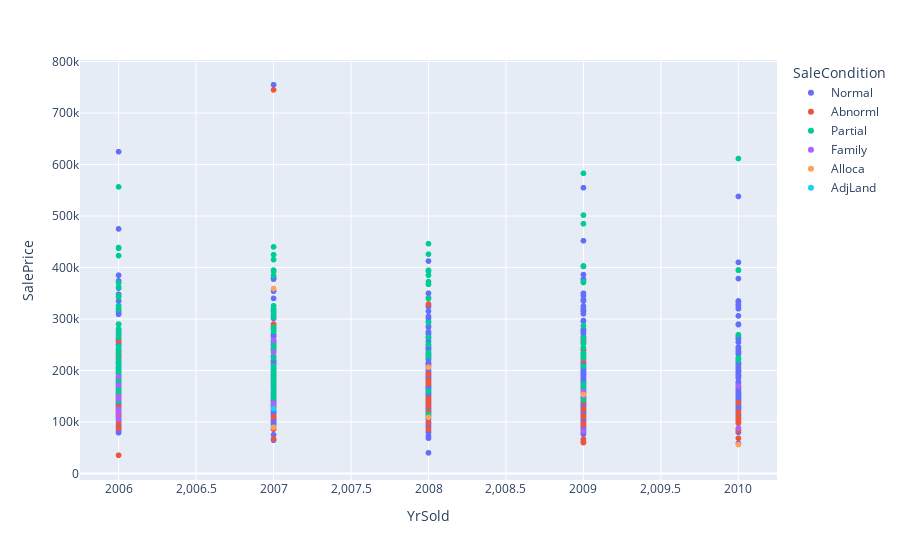

The code cell stored with this chart in its notebook:
### Markdown cell above
From the above we can see that people are interested in buying the house based on normal condition.

### Code cell
fig = px.scatter(new_df, x='YrSold', y='SalePrice', color="SaleCondition")
fig.update_traces(textposition="bottom right")
fig.show()

### Figure 1 — Plotly figure (JSON) as saved in the notebook; plotly's stock layout.template omitted (floating-point values rounded to 4 significant figures; data arrays with more than 128 entries replaced by an {"elided": "..."} marker saying what was removed)
{"data": [{"hovertemplate": "SaleCondition=Normal<br>YrSold=%{x}<br>SalePrice=%{y}<extra></extra>", "legendgroup": "Normal", "marker": {"color": "#636efa", "symbol": "circle"}, "mode": "markers", "name": "Normal", "showlegend": true, "textposition": "bottom right", "type": "scattergl", "x": {"elided": "880 int values"}, "xaxis": "x", "y": {"elided": "880 int values"}, "yaxis": "y"}, {"hovertemplate": "SaleCondition=Abnorml<br>YrSold=%{x}<br>SalePrice=%{y}<extra></extra>", "legendgroup": "Abnorml", "marker": {"color": "#EF553B", "symbol": "circle"}, "mode": "markers", "name": "Abnorml", "showlegend": true, "textposition": "bottom right", "type": "scattergl", "x": [2006, 2008, 2009, 2010, 2006, 2009, 2009, 2006, 2010, 2006, 2006, 2006, 2009, 2009, 2007, 2009, 2006, 2006, 2009, 2007, 2006, 2009, 2008, 2008, 2008, 2008, 2006, 2008, 2006, 2008, 2006, 2010, 2006, 2010, 2009, 2006, 2010, 2009, 2007, 2010, 2008, 2006, 2009, 2008, 2006, 2006, 2006, 2006, 2007, 2006, 2007, 2008, 2008, 2009, 2008, 2008, 2006, 2007, 2009, 2006, 2006, 2006, 2007, 2008, 2010, 2006, 2008, 2009, 2010, 2008], "xaxis": "x", "y": [140000, 129900, 139000, 109000, 160000, 239686, 172500, 98600, 83000, 150000, 125000, 235000, 97000, 112000, 290000, 220000, 149900, 130000, 125000, 67000, 258000, 60000, 85400, 98000, 175000, 140000, 120000, 118500, 164500, 146000, 220000, 137500, 124000, 97500, 159434, 108480, 102776, 110000, 132000, 107000, 110000, 170000, 66500, 328900, 106500, 88000, 35311, 119900, 110000, 121600, 86000, 180000, 145000, 157000, 119000, 139000, 230000, 745000, 95000, 116050, 115000, 142500, 178000, 181000, 68400, 144152, 193000, 257000, 119000, 174000], "yaxis": "y"}, {"hovertemplate": "SaleCondition=Partial<br>YrSold=%{x}<br>SalePrice=%{y}<extra></extra>", "legendgroup": "Partial", "marker": {"color": "#00cc96", "symbol": "circle"}, "mode": "markers", "name": "Partial", "showlegend": true, "textposition": "bottom right", "type": "scattergl", "x": [2006, 2007, 2006, 2006, 2006, 2009, 2008, 2007, 2007, 2006, 2008, 2010, 2006, 2010, 2007, 2009, 2007, 2009, 2006, 2006, 2007, 2007, 2006, 2007, 2006, 2009, 2007, 2006, 2006, 2006, 2007, 2010, 2006, 2008, 2006, 2007, 2008, 2007, 2007, 2007, 2009, 2007, 2006, 2009, 2006, 2009, 2007, 2008, 2006, 2009, 2009, 2006, 2009, 2006, 2007, 2007, 2006, 2009, 2006, 2009, 2007, 2007, 2006, 2007, 2008, 2007, 2006, 2007, 2009, 2009, 2008, 2010, 2006, 2008, 2008, 2007, 2007, 2010, 2006, 2009, 2006, 2006, 2007, 2010, 2006, 2006, 2006, 2008, 2006, 2007, 2007, 2006, 2007, 2006, 2007, 2008, 2009, 2008, 2006, 2006, 2009, 2008, 2007, 2006, 2006, 2006, 2008, 2006, 2007, 2007, 2007, 2007, 2007, 2007, 2007, 2006, 2006, 2008, 2009], "xaxis": "x", "y": [345000, 279500, 325300, 438780, 158000, 164500, 115000, 383970, 155000, 163990, 372402, 269500, 320000, 220000, 325624, 501837, 311872, 252678, 167240, 204900, 318000, 276000, 266000, 415298, 185000, 244600, 164700, 233230, 342643, 437154, 318061, 394432, 187750, 426000, 164990, 280000, 339750, 181134, 195400, 172500, 263435, 440000, 172785, 208300, 202665, 402861, 184750, 446261, 179665, 224500, 253293, 369900, 143000, 319000, 194201, 314813, 264561, 370878, 423000, 372500, 227875, 392000, 361919, 179540, 264132, 395000, 221500, 225000, 485000, 582933, 227680, 224000, 232600, 385000, 250580, 248900, 303477, 611657, 240000, 173733, 169990, 239799, 178900, 395192, 197000, 173900, 194000, 293077, 556581, 176485, 200141, 274725, 318000, 212900, 424870, 235128, 233170, 392500, 219210, 290000, 229456, 367294, 248328, 186500, 281000, 140000, 160000, 202500, 203000, 208900, 147000, 155835, 283463, 156932, 239000, 246578, 193879, 394617, 287090], "yaxis": "y"}, {"hovertemplate": "SaleCondition=Family<br>YrSold=%{x}<br>SalePrice=%{y}<extra></extra>", "legendgroup": "Family", "marker": {"color": "#ab63fa", "symbol": "circle"}, "mode": "markers", "name": "Family", "showlegend": true, "textposition": "bottom right", "type": "scattergl", "x": [2006, 2006, 2006, 2007, 2009, 2006, 2007, 2009, 2010, 2006, 2009, 2006, 2007, 2007, 2006, 2010, 2007, 2006], "xaxis": "x", "y": [171000, 125000, 107000, 235000, 158500, 188000, 135000, 82500, 88000, 118000, 152000, 145000, 135000, 259000, 149000, 170000, 136000, 105000], "yaxis": "y"}, {"hovertemplate": "SaleCondition=Alloca<br>YrSold=%{x}<br>SalePrice=%{y}<extra></extra>", "legendgroup": "Alloca", "marker": {"color": "#FFA15A", "symbol": "circle"}, "mode": "markers", "name": "Alloca", "showlegend": true, "textposition": "bottom right", "type": "scattergl", "x": [2009, 2008, 2007, 2007, 2010, 2008], "xaxis": "x", "y": [153337, 206300, 89471, 359100, 55993, 108959], "yaxis": "y"}, {"hovertemplate": "SaleCondition=AdjLand<br>YrSold=%{x}<br>SalePrice=%{y}<extra></extra>", "legendgroup": "AdjLand", "marker": {"color": "#19d3f3", "symbol": "circle"}, "mode": "markers", "name": "AdjLand", "showlegend": true, "textposition": "bottom right", "type": "scattergl", "x": [2007], "xaxis": "x", "y": [126000], "yaxis": "y"}], "layout": {"legend": {"title": {"text": "SaleCondition"}, "tracegroupgap": 0}, "margin": {"t": 60}, "xaxis": {"anchor": "y", "domain": [0, 1], "title": {"text": "YrSold"}}, "yaxis": {"anchor": "x", "domain": [0, 1], "title": {"text": "SalePrice"}}}}
